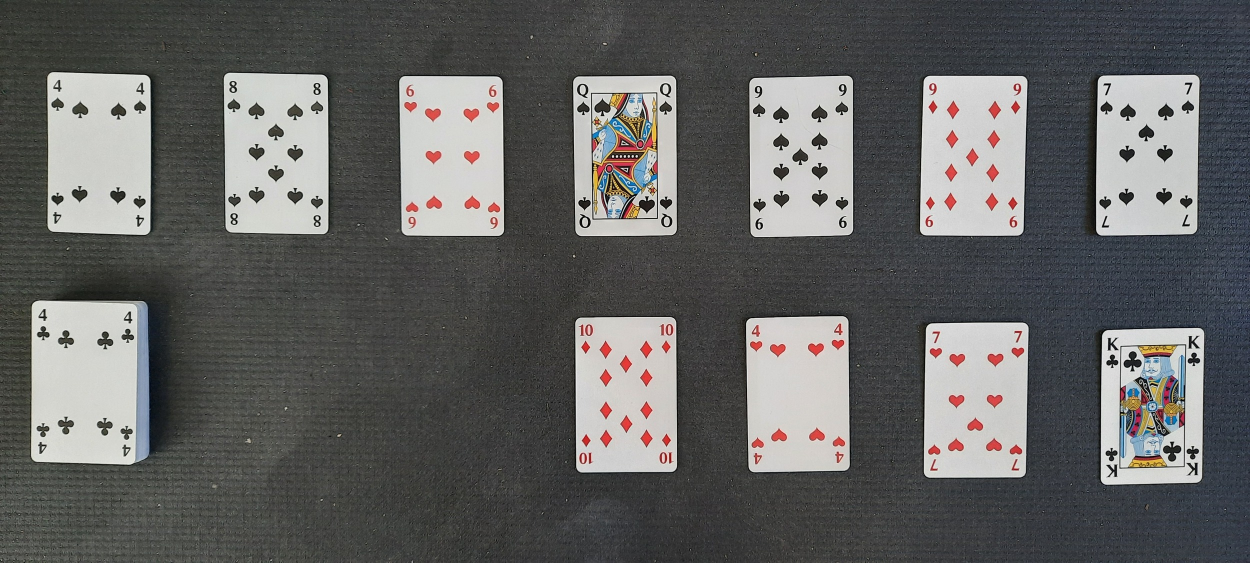
#> input picture project/resources/out.jpg, 2500 x 1125 px, found by its file name (shown at 1/2 size)
$ python testing_resized_img.py
#> lines starting #> are read from the running program, lines starting #| are printed output that depends on the picture
### project/cvengine/core.py
import cv2 as cv
import numpy as np
import imutils as util
from models.cardobject import Card, EmptyCard

'''
strip_margin() should get a part of the corner in the parameters
the function removes the margin around the symbol (num or suit)
and returns a 10x10 pixel binary representation of the symbol
'''
# [30 lines left out: functions strip_margin, get_final_object, get_dimensions, get_objects, not called in this run]


def draw_contours_on_image(img, dimensions):
    for [x,y,w,h] in dimensions:
        if h>20: cv.rectangle(img,(x,y),(x+w,y+h),(0,0,255),2)


# [5 lines left out: function get_object, not called in this run]


'''
extract_card() takes the contours and the image of a card as the parameters
the function applies the contours to the original image and warps it into an
right-angled shape.
the warped image is returned
'''
# [15 lines left out: function extract_card, not called in this run]


'''
find_card() takes the original image as the parameter
the function finds the contours shaping the card
and returns extract_card() on the image with the found contours
'''
def find_card(img):
    gray        = cv.cvtColor(img,cv.COLOR_BGR2GRAY)
    _, thresh   = cv.threshold(gray, 140, 255, cv.THRESH_BINARY)

    contours    = cv.findContours(image=thresh.copy(), mode=cv.RETR_TREE, method=cv.CHAIN_APPROX_NONE)
    contours    = util.grab_contours(contours)
    contours    = sorted(contours,key=cv.contourArea,reverse=True)[:3]

    return get_card(contours, img)

# [6 lines left out: function get_card, not called in this run]


def get_aprox(cnt):
    lnked = cv.arcLength(cnt,True)
    return cv.approxPolyDP(cnt,0.02*lnked,True)


def is_card(aprox):
    return len(aprox) == 4


'''
extract_cornor() takes the extracted card as a parameter
the function returns the number and symbol
'''
# [23 lines left out: functions extract_cornor, create_card_object, split_board, not called in this run]

### project/resources/testing_resized_img.py
import cv2 as cv
from core import *
from os import listdir


def get_bgr(path):
    return cv.imread(path)
#> returned value is the input picture: shape (1125, 2500, 3); mean B, G, R 98, 98.9, 98.9

def show(img):
    cv.imshow('hej', img)
    return cv.waitKey(0)

def testing_board(image):

    show(image)

    images = split_board(image)

    for img in images:
        #show(img)

        image = find_card(img)
        t, b = extract_cornor(image)

        show(image)
        show(t)
        show(b)

def testing_find_card_with_cornor(img):
    image = find_card(img)
    t, b = extract_cornor(image)

    show(image)
    show(t)
    show(b)

def testing_find_card(img):
    image = find_card(img)
    t, b = extract_cornor(image)

    show(image)

image = get_bgr('/home/thomas/Skrivebord/Projects/Mapper/OpenCV/cdio-api/gui/boards/out/out.jpg')
jh = get_bgr('/home/thomas/Skrivebord/Projects/Mapper/OpenCV/cdio-api/gui/new/20210617_105545.jpg')
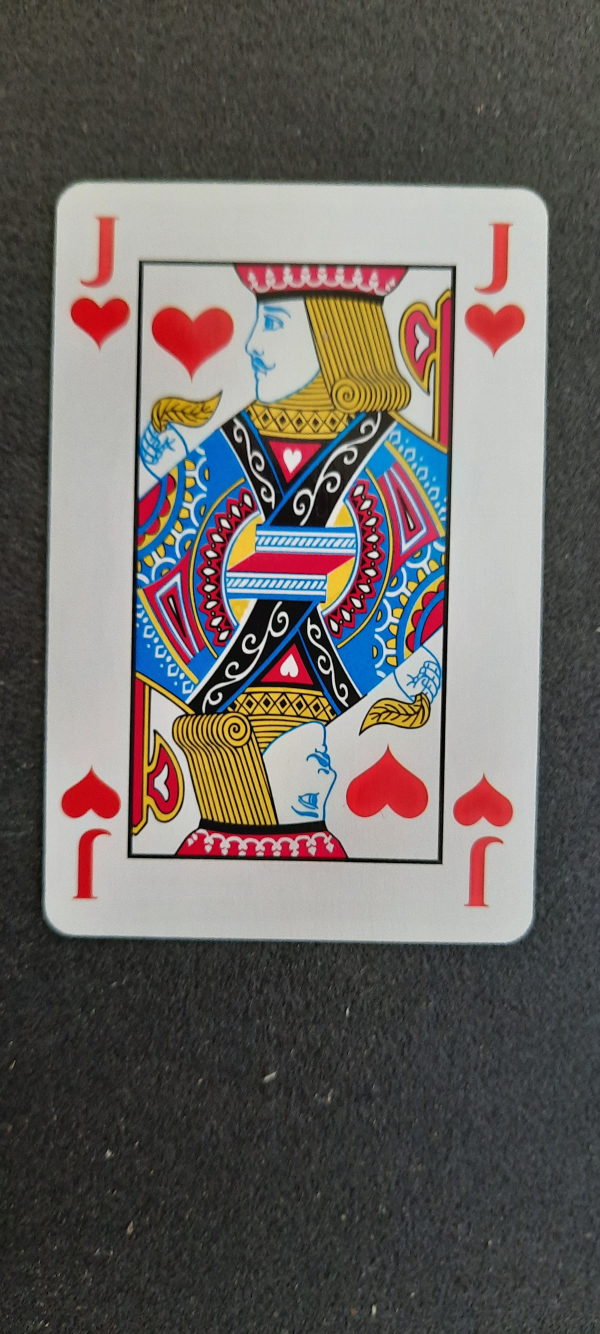
#> input picture gui/new/20210617_105545.jpg, 1800 x 4000 px, found by its file name (shown at 1/3 size)
#> in get_bgr, returned value is the input picture: shape (4000, 1800, 3); mean B, G, R 97, 100.6, 106.3
jc = get_bgr('/home/thomas/Skrivebord/Projects/Mapper/OpenCV/cdio-api/gui/new/20210617_105410.jpg')
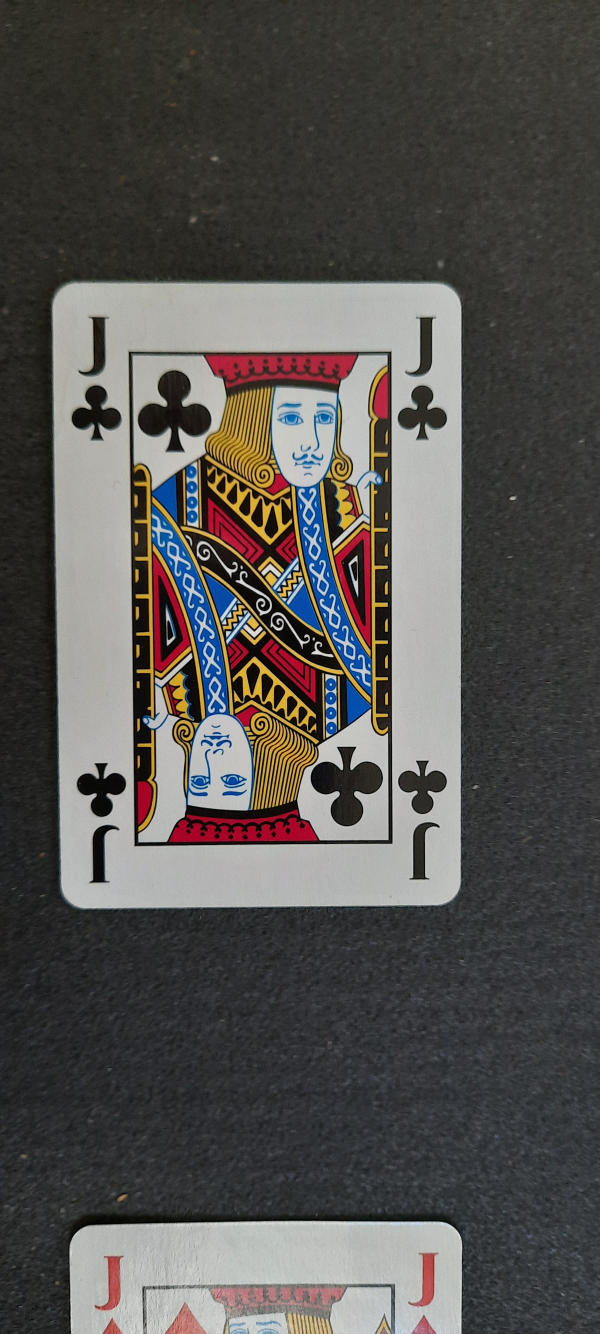
#> input picture gui/new/20210617_105410.jpg, 1800 x 4000 px, found by its file name (shown at 1/3 size)
#> in get_bgr, returned value is the input picture: shape (4000, 1800, 3); mean B, G, R 80.5, 83.1, 85.3
js = get_bgr('/home/thomas/Skrivebord/Projects/Mapper/OpenCV/cdio-api/gui/new/20210617_105316.jpg')
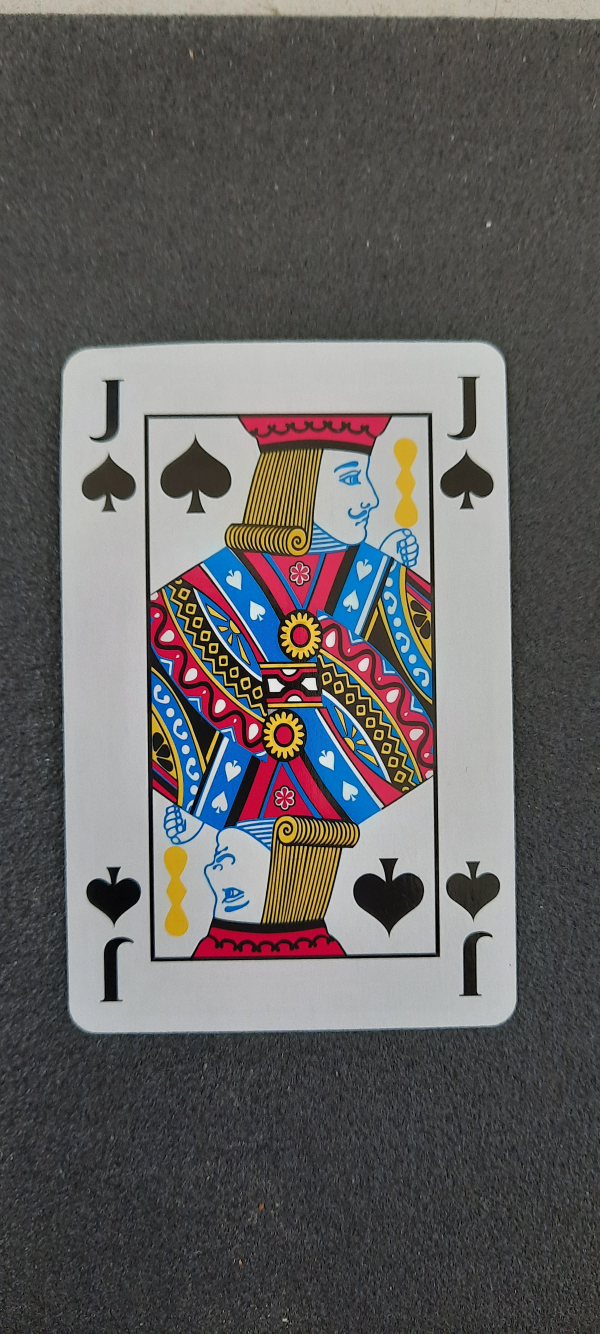
#> input picture gui/new/20210617_105316.jpg, 1800 x 4000 px, found by its file name (shown at 1/3 size)
#> in get_bgr, returned value is the input picture: shape (4000, 1800, 3); mean B, G, R 96, 96.6, 98.9
jd = get_bgr('/home/thomas/Skrivebord/Projects/Mapper/OpenCV/cdio-api/gui/new/20210617_105454.jpg')

qs = get_bgr('/home/thomas/Skrivebord/Projects/Mapper/OpenCV/cdio-api/gui/new/20210617_105313.jpg')
qc = get_bgr('/home/thomas/Skrivebord/Projects/Mapper/OpenCV/cdio-api/gui/new/20210617_105407.jpg')
qd = get_bgr('/home/thomas/Skrivebord/Projects/Mapper/OpenCV/cdio-api/gui/new/20210617_105451.jpg')
qh = get_bgr('/home/thomas/Skrivebord/Projects/Mapper/OpenCV/cdio-api/gui/new/20210617_105541.jpg')

path = '/home/thomas/Skrivebord/Projects/Mapper/OpenCV/cdio-api/gui/new'
images  = [f'{path}/{x}'for x in listdir(path) if x[-3:] == 'jpg']
""
#> (the run stopped early here; a loop or call above may not have finished)
